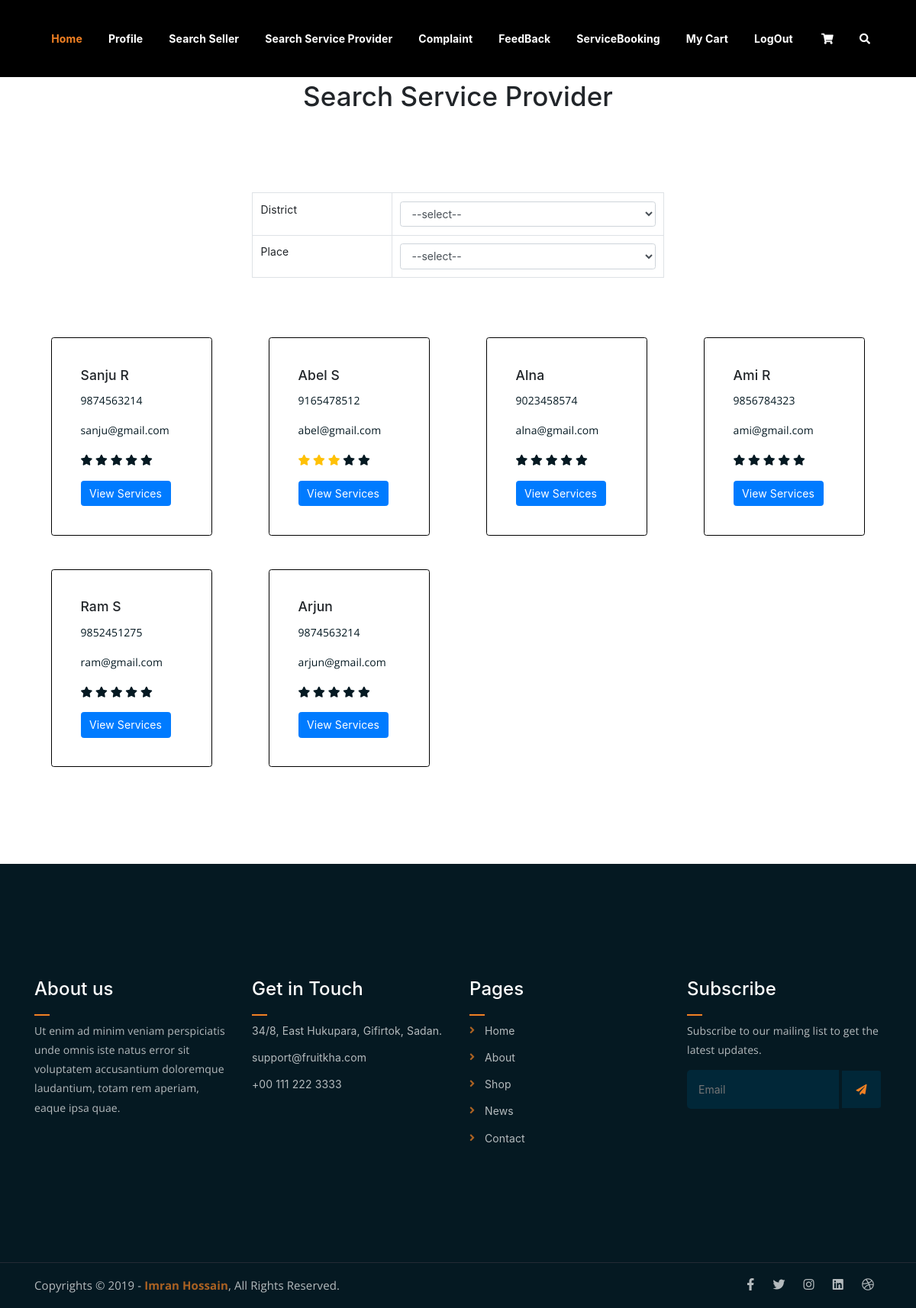
/User/searchserviceprovider/, run on the app's committed database.
### Guest/models.py (models this page shows)
class tbl_serviceprovider(models.Model):
    name=models.CharField(max_length=50)
    contact=models.IntegerField()
    email=models.EmailField(max_length=50)
    address=models.TextField()
    password=models.CharField(max_length=50)
    place=models.ForeignKey(tbl_place,on_delete=models.CASCADE)

### User/views.py (the view)
# urls.py: path('searchserviceprovider/',views.searchserviceprovider,name="SearchServiceProvider"),
def searchserviceprovider(request):
    pdata=tbl_district.objects.all()
    rdata=tbl_serviceprovider.objects.all()
    parray=[]
    ar=[1,2,3,4,5]
    for i in rdata:
        sdata=tbl_serviceprovider.objects.get(id=i.id)
        totaldatacount=tbl_userrating.objects.filter(serviceprovider=sdata).count()
        totaldata=tbl_userrating.objects.filter(serviceprovider=sdata)
        sumdata=0
        for j in  totaldata:
            sumdata=sumdata+int(j.rating_data)
        if totaldatacount>0:
            avg=sumdata//totaldatacount
        else:
            avg=0
        parray.append(avg)
    datas=zip(rdata,parray)
    return render(request,"User/SearchServiceProvider.html",{'pdata':pdata,'rata':datas,'ar':ar})

### User/Templates/User/SearchServiceProvider.html (shortened to what this page needs)
{% extends 'User/header.html'%}
{% load static %}
{% block content %}
<!DOCTYPE html>
<html lang="en">
<head>
    <link rel="stylesheet" href="https://maxcdn.bootstrapcdn.com/bootstrap/4.0.0/css/bootstrap.min.css"
>
<link rel="stylesheet" href="https://pro.fontawesome.com/releases/v5.10.0/css/all.css"
 />
</head>
<body>
    <center><h1>Search Service Provider</h1></center>
    <br><br><br>
    <form action="" method="post" id="Searchseller" data-places-url="{% url 'Guest:AjaxPlace' %}" data-serviceprovider-url="{% url 'User:ajaxserviceprovider' %}" enctype="multipart/form-data">
        <div class="container mt-5">
            <div class="row justify-content-center">
                <div class="col-md-6">
                    <table class="table table-bordered">
                        <tr>
                            <td>District</td>
                            <td>
                                <select class="form-control" name="select_dis" id="sel_district">
                                    <option value="">--select--</option>
                                </select>
                            </td>
                        </tr>
                        <tr>
                            <td>Place</td>
                            <td>
                                <select class="form-control" name="select_place" id="sel_place">
                                    <option value="">--select--</option>
                                </select>
                            </td>
                        </tr>
                    </table>
                </div>
            </div>
        </div>
    </form>
    <div class="container mt-5" id="results">
        <div class="row" >
            {% for i,j in rata %}
            <div class="col-md-3">
                <div class="card" style="border: 1px solid black; margin: 22px; padding: 20px;">
                    <div class="card-body">
                        <h5 class="card-title">{{ i.name }}</h5>
                        <p class="card-text">{{ i.contact }}</p>
                        <p class="card-text">{{ i.email }}</p>
                        <p>{% for k in ar %} {% if k <= j %}
                            <i class="fas fa-star text-warning"></i>
                            {% else %}
                            <i class="fas fa-star star-light"></i>
                            {% endif %} {% endfor %}</p>
                        <a href="{% url 'User:ViewServices' i.id %}" class="btn btn-primary">View Services</a>
                    </div>
                </div>
            </div>
            {% if forloop.counter|divisibleby:4 %}
        </div>
        <div class="row">
            {% endif %}
            {% endfor %}
        </div>
    </div>
</body>
</html>
{% endblock content %}

### Guest/static/Main/assets/css/main.css (style rules this page uses)
html { font-size: 14px; font-weight: 400; line-height: 28px; height: 100%; }
body { font-family: "Open Sans", sans-serif; font-weight: 400; font-size: 1rem; letter-spacing: 0.1px; line-height: 1.8; color: #051922; overflow-x: hidden; }
a { cursor: pointer; text-decoration: none; -webkit-transition: all 0.2s ease-in-out; -o-transition: all 0.2s ease-in-out; transition: all 0.2s ease-in-out; }
h1, .h1, h2, .h2, h3, .h3, h4, .h4, h5, .h5, h6, .h6 { font-family: "Poppins", sans-serif; font-weight: 700; margin: 0 0 1.25rem 0; color: white; }
h1:last-child, .h1:last-child, h2:last-child, .h2:last-child, h3:last-child, .h3:last-child, h4:last-child, .h4:last-child, h5:last-child, .h5:last-child, h6:last-child, .h6:last-child { margin: 0; }
h1, .h1 { font-size: 4rem; font-weight: 700; line-height: 4rem; }
h5, .h5 { font-size: 1.25rem; font-weight: 700; line-height: 1.5rem; }
p { font-family: "Open Sans", sans-serif; font-weight: 400; font-size: 1rem; letter-spacing: 0.1px; line-height: 1.8; color: #051922; margin: 0 0 1.25rem 0; }
html, body { height: 100%; }

### data on the page
tbl_serviceprovider: name "Sanju R", contact "9874563214", email "sanju@gmail.com"
tbl_serviceprovider: name "Abel S", contact "9165478512", email "abel@gmail.com"
tbl_serviceprovider: name "Alna", contact "9023458574", email "alna@gmail.com"
tbl_serviceprovider: name "Ami R", contact "9856784323", email "ami@gmail.com"
tbl_serviceprovider: name "Ram S", contact "9852451275", email "ram@gmail.com"
tbl_serviceprovider: name "Arjun", contact "9874563214", email "arjun@gmail.com"
